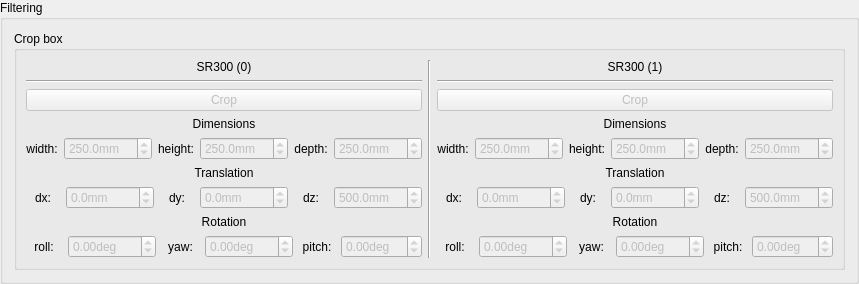
       <widget class="QGroupBox" name="FilteringGroupBox">
        <property name="title">
         <string>Filtering</string>
        </property>
        <layout class="QVBoxLayout" name="verticalLayout_5">
         <item>
          <layout class="QVBoxLayout" name="verticalLayout_4">
           <item>
            <widget class="QGroupBox" name="groupBox">
             <property name="title">
              <string>Crop box</string>
             </property>
             <layout class="QHBoxLayout" name="horizontalLayout_11">
              <item>
               <layout class="QVBoxLayout" name="verticalLayout_6">
                <item>
                 <widget class="QLabel" name="label_35">
                  <property name="text">
                   <string>SR300 (0)</string>
                  </property>
                  <property name="alignment">
                   <set>Qt::AlignCenter</set>
                  </property>
                 </widget>
                </item>
                <item>
                 <widget class="Line" name="line_2">
                  <property name="orientation">
                   <enum>Qt::Horizontal</enum>
                  </property>
                 </widget>
                </item>
                <item>
                 <widget class="QPushButton" name="sensor_0_crop_button">
                  <property name="enabled">
                   <bool>false</bool>
                  </property>
                  <property name="text">
                   <string>Crop</string>
                  </property>
                  <property name="checkable">
                   <bool>true</bool>
                  </property>
                  <property name="checked">
                   <bool>false</bool>
                  </property>
                 </widget>
                </item>
                <item>
                 <widget class="QLabel" name="label_15">
                  <property name="text">
                   <string>Dimensions</string>
                  </property>
                  <property name="alignment">
                   <set>Qt::AlignCenter</set>
                  </property>
                 </widget>
                </item>
                <item>
                 <layout class="QHBoxLayout" name="horizontalLayout_2">
                  <item>
                   <widget class="QLabel" name="label_16">
                    <property name="text">
                     <string>width:</string>
                    </property>
                    <property name="alignment">
                     <set>Qt::AlignCenter</set>
                    </property>
                   </widget>
                  </item>
                  <item>
                   <widget class="QDoubleSpinBox" name="sensor_0_crop_width">
                    <property name="enabled">
                     <bool>false</bool>
                    </property>
                    <property name="suffix">
                     <string>mm</string>
                    </property>
                    <property name="decimals">
                     <number>1</number>
                    </property>
                    <property name="minimum">
                     <double>-9999.000000000000000</double>
                    </property>
                    <property name="maximum">
                     <double>9999.000000000000000</double>
                    </property>
                    <property name="singleStep">
                     <double>10.000000000000000</double>
                    </property>
                    <property name="value">
                     <double>250.000000000000000</double>
                    </property>
                   </widget>
                  </item>
                  <item>
                   <widget class="QLabel" name="label_17">
                    <property name="text">
                     <string>height:</string>
                    </property>
                    <property name="alignment">
                     <set>Qt::AlignCenter</set>
                    </property>
                   </widget>
                  </item>
                  <item>
                   <widget class="QDoubleSpinBox" name="sensor_0_crop_height">
                    <property name="enabled">
                     <bool>false</bool>
                    </property>
                    <property name="suffix">
                     <string>mm</string>
                    </property>
                    <property name="decimals">
                     <number>1</number>
                    </property>
                    <property name="minimum">
                     <double>-9999.000000000000000</double>
                    </property>
                    <property name="maximum">
                     <double>9999.000000000000000</double>
                    </property>
                    <property name="singleStep">
                     <double>10.000000000000000</double>
                    </property>
                    <property name="value">
                     <double>250.000000000000000</double>
                    </property>
                   </widget>
                  </item>
                  <item>
                   <widget class="QLabel" name="label_18">
                    <property name="text">
                     <string>depth:</string>
                    </property>
                    <property name="alignment">
                     <set>Qt::AlignCenter</set>
                    </property>
                   </widget>
                  </item>
                  <item>
                   <widget class="QDoubleSpinBox" name="sensor_0_crop_depth">
                    <property name="enabled">
                     <bool>false</bool>
                    </property>
                    <property name="suffix">
                     <string>mm</string>
                    </property>
                    <property name="decimals">
                     <number>1</number>
                    </property>
                    <property name="minimum">
                     <double>-9999.000000000000000</double>
                    </property>
                    <property name="maximum">
                     <double>9999.000000000000000</double>
                    </property>
                    <property name="singleStep">
                     <double>10.000000000000000</double>
                    </property>
                    <property name="value">
                     <double>250.000000000000000</double>
                    </property>
                   </widget>
                  </item>
                 </layout>
                </item>
                <item>
                 <widget class="QLabel" name="label_20">
                  <property name="text">
                   <string>Translation</string>
                  </property>
                  <property name="alignment">
                   <set>Qt::AlignCenter</set>
                  </property>
                 </widget>
                </item>
                <item>
                 <layout class="QHBoxLayout" name="horizontalLayout_4">
                  <item>
                   <widget class="QLabel" name="label_21">
                    <property name="text">
                     <string>dx:</string>
                    </property>
                    <property name="alignment">
                     <set>Qt::AlignCenter</set>
                    </property>
                   </widget>
                  </item>
                  <item>
                   <widget class="QDoubleSpinBox" name="sensor_0_crop_translation_x">
                    <property name="enabled">
                     <bool>false</bool>
                    </property>
                    <property name="suffix">
                     <string>mm</string>
                    </property>
                    <property name="decimals">
                     <number>1</number>
                    </property>
                    <property name="minimum">
                     <double>-9999.000000000000000</double>
                    </property>
                    <property name="maximum">
                     <double>9999.000000000000000</double>
                    </property>
                    <property name="singleStep">
                     <double>10.000000000000000</double>
                    </property>
                   </widget>
                  </item>
                  <item>
                   <widget class="QLabel" name="label_22">
                    <property name="text">
                     <string>dy:</string>
                    </property>
                    <property name="alignment">
                     <set>Qt::AlignCenter</set>
                    </property>
                   </widget>
                  </item>
                  <item>
                   <widget class="QDoubleSpinBox" name="sensor_0_crop_translation_y">
                    <property name="enabled">
                     <bool>false</bool>
                    </property>
                    <property name="suffix">
                     <string>mm</string>
                    </property>
                    <property name="decimals">
                     <number>1</number>
                    </property>
                    <property name="minimum">
                     <double>-9999.000000000000000</double>
                    </property>
                    <property name="maximum">
                     <double>9999.000000000000000</double>
                    </property>
                    <property name="singleStep">
                     <double>10.000000000000000</double>
                    </property>
                   </widget>
                  </item>
                  <item>
                   <widget class="QLabel" name="label_23">
                    <property name="text">
                     <string>dz:</string>
                    </property>
                    <property name="alignment">
                     <set>Qt::AlignCenter</set>
                    </property>
                   </widget>
                  </item>
                  <item>
                   <widget class="QDoubleSpinBox" name="sensor_0_crop_translation_z">
                    <property name="enabled">
                     <bool>false</bool>
                    </property>
                    <property name="suffix">
                     <string>mm</string>
                    </property>
                    <property name="decimals">
                     <number>1</number>
                    </property>
                    <property name="minimum">
                     <double>-9999.000000000000000</double>
                    </property>
                    <property name="maximum">
                     <double>9999.000000000000000</double>
                    </property>
                    <property name="singleStep">
                     <double>10.000000000000000</double>
                    </property>
                    <property name="value">
                     <double>500.000000000000000</double>
                    </property>
                   </widget>
                  </item>
                 </layout>
                </item>
                <item>
                 <widget class="QLabel" name="label_24">
                  <property name="text">
                   <string>Rotation</string>
                  </property>
                  <property name="alignment">
                   <set>Qt::AlignCenter</set>
                  </property>
                 </widget>
                </item>
                <item>
                 <layout class="QHBoxLayout" name="horizontalLayout_5">
                  <item>
                   <widget class="QLabel" name="label_25">
                    <property name="text">
                     <string>roll:</string>
                    </property>
                    <property name="alignment">
                     <set>Qt::AlignCenter</set>
                    </property>
                   </widget>
                  </item>
                  <item>
                   <widget class="QDoubleSpinBox" name="sensor_0_crop_roll">
                    <property name="enabled">
                     <bool>false</bool>
                    </property>
                    <property name="suffix">
                     <string>deg</string>
                    </property>
                    <property name="decimals">
                     <number>2</number>
                    </property>
                    <property name="minimum">
                     <double>-180.000000000000000</double>
                    </property>
                    <property name="maximum">
                     <double>180.000000000000000</double>
                    </property>
                    <property name="singleStep">
                     <double>5.000000000000000</double>
                    </property>
                   </widget>
                  </item>
                  <item>
                   <widget class="QLabel" name="label_26">
                    <property name="text">
                     <string>yaw:</string>
                    </property>
                    <property name="alignment">
                     <set>Qt::AlignCenter</set>
                    </property>
                   </widget>
                  </item>
                  <item>
                   <widget class="QDoubleSpinBox" name="sensor_0_crop_yaw">
                    <property name="enabled">
                     <bool>false</bool>
                    </property>
                    <property name="suffix">
                     <string>deg</string>
                    </property>
                    <property name="decimals">
                     <number>2</number>
                    </property>
                    <property name="minimum">
                     <double>-180.000000000000000</double>
                    </property>
                    <property name="maximum">
                     <double>180.000000000000000</double>
                    </property>
                    <property name="singleStep">
                     <double>5.000000000000000</double>
                    </property>
                   </widget>
                  </item>
                  <item>
                   <widget class="QLabel" name="label_27">
                    <property name="text">
                     <string>pitch:</string>
                    </property>
                    <property name="alignment">
                     <set>Qt::AlignCenter</set>
                    </property>
                   </widget>
                  </item>
                  <item>
                   <widget class="QDoubleSpinBox" name="sensor_0_crop_pitch">
                    <property name="enabled">
                     <bool>false</bool>
                    </property>
                    <property name="suffix">
                     <string>deg</string>
                    </property>
                    <property name="decimals">
                     <number>2</number>
                    </property>
                    <property name="minimum">
                     <double>-90.000000000000000</double>
                    </property>
                    <property name="maximum">
                     <double>90.000000000000000</double>
                    </property>
                    <property name="singleStep">
                     <double>5.000000000000000</double>
                    </property>
                   </widget>
                  </item>
                 </layout>
                </item>
               </layout>
              </item>
              <item>
               <widget class="Line" name="line_11">
                <property name="orientation">
                 <enum>Qt::Vertical</enum>
                </property>
               </widget>
              </item>
              <item>
               <layout class="QVBoxLayout" name="verticalLayout_7">
                <item>
                 <widget class="QLabel" name="label_36">
                  <property name="text">
                   <string>SR300 (1)</string>
                  </property>
                  <property name="alignment">
                   <set>Qt::AlignCenter</set>
                  </property>
                 </widget>
                </item>
                <item>
                 <widget class="Line" name="line_3">
                  <property name="orientation">
                   <enum>Qt::Horizontal</enum>
                  </property>
                 </widget>
                </item>
                <item>
                 <widget class="QPushButton" name="sensor_1_crop_button">
                  <property name="enabled">
                   <bool>false</bool>
                  </property>
                  <property name="text">
                   <string>Crop</string>
                  </property>
                  <property name="checkable">
                   <bool>true</bool>
                  </property>
                  <property name="checked">
                   <bool>false</bool>
                  </property>
                 </widget>
                </item>
                <item>
                 <widget class="QLabel" name="label_37">
                  <property name="text">
                   <string>Dimensions</string>
                  </property>
                  <property name="alignment">
                   <set>Qt::AlignCenter</set>
                  </property>
                 </widget>
                </item>
                <item>
                 <layout class="QHBoxLayout" name="horizontalLayout_12">
                  <item>
                   <widget class="QLabel" name="label_38">
                    <property name="text">
                     <string>width:</string>
                    </property>
                    <property name="alignment">
                     <set>Qt::AlignCenter</set>
                    </property>
                   </widget>
                  </item>
                  <item>
                   <widget class="QDoubleSpinBox" name="sensor_1_crop_width">
                    <property name="enabled">
                     <bool>false</bool>
                    </property>
                    <property name="suffix">
                     <string>mm</string>
                    </property>
                    <property name="decimals">
                     <number>1</number>
                    </property>
                    <property name="minimum">
                     <double>-9999.000000000000000</double>
                    </property>
                    <property name="maximum">
                     <double>9999.000000000000000</double>
                    </property>
                    <property name="value">
                     <double>250.000000000000000</double>
                    </property>
                   </widget>
                  </item>
                  <item>
                   <widget class="QLabel" name="label_39">
                    <property name="text">
                     <string>height:</string>
                    </property>
                    <property name="alignment">
                     <set>Qt::AlignCenter</set>
                    </property>
                   </widget>
                  </item>
                  <item>
                   <widget class="QDoubleSpinBox" name="sensor_1_crop_height">
                    <property name="enabled">
                     <bool>false</bool>
                    </property>
                    <property name="suffix">
                     <string>mm</string>
                    </property>
                    <property name="decimals">
                     <number>1</number>
                    </property>
                    <property name="minimum">
                     <double>-9999.000000000000000</double>
                    </property>
                    <property name="maximum">
                     <double>9999.000000000000000</double>
                    </property>
                    <property name="value">
                     <double>250.000000000000000</double>
                    </property>
                   </widget>
                  </item>
                  <item>
                   <widget class="QLabel" name="label_40">
                    <property name="text">
                     <string>depth:</string>
                    </property>
                    <property name="alignment">
                     <set>Qt::AlignCenter</set>
                    </property>
                   </widget>
                  </item>
                  <item>
                   <widget class="QDoubleSpinBox" name="sensor_1_crop_depth">
                    <property name="enabled">
                     <bool>false</bool>
                    </property>
                    <property name="suffix">
                     <string>mm</string>
                    </property>
                    <property name="decimals">
                     <number>1</number>
                    </property>
                    <property name="minimum">
                     <double>-9999.000000000000000</double>
                    </property>
                    <property name="maximum">
                     <double>9999.000000000000000</double>
                    </property>
                    <property name="value">
                     <double>250.000000000000000</double>
                    </property>
                   </widget>
                  </item>
                 </layout>
                </item>
                <item>
                 <widget class="QLabel" name="label_47">
                  <property name="text">
                   <string>Translation</string>
                  </property>
                  <property name="alignment">
                   <set>Qt::AlignCenter</set>
                  </property>
                 </widget>
                </item>
                <item>
                 <layout class="QHBoxLayout" name="horizontalLayout_14">
                  <item>
                   <widget class="QLabel" name="label_48">
                    <property name="text">
                     <string>dx:</string>
                    </property>
                    <property name="alignment">
                     <set>Qt::AlignCenter</set>
                    </property>
                   </widget>
                  </item>
                  <item>
                   <widget class="QDoubleSpinBox" name="sensor_1_crop_translation_x">
                    <property name="enabled">
                     <bool>false</bool>
                    </property>
                    <property name="suffix">
                     <string>mm</string>
                    </property>
                    <property name="decimals">
                     <number>1</number>
                    </property>
                    <property name="minimum">
                     <double>-9999.000000000000000</double>
                    </property>
                    <property name="maximum">
                     <double>9999.000000000000000</double>
                    </property>
                   </widget>
                  </item>
                  <item>
                   <widget class="QLabel" name="label_49">
                    <property name="text">
                     <string>dy:</string>
                    </property>
                    <property name="alignment">
                     <set>Qt::AlignCenter</set>
                    </property>
                   </widget>
                  </item>
                  <item>
                   <widget class="QDoubleSpinBox" name="sensor_1_crop_translation_y">
                    <property name="enabled">
                     <bool>false</bool>
                    </property>
                    <property name="suffix">
                     <string>mm</string>
                    </property>
                    <property name="decimals">
                     <number>1</number>
                    </property>
                    <property name="minimum">
                     <double>-9999.000000000000000</double>
                    </property>
                    <property name="maximum">
                     <double>9999.000000000000000</double>
                    </property>
                   </widget>
                  </item>
                  <item>
                   <widget class="QLabel" name="label_50">
                    <property name="text">
                     <string>dz:</string>
                    </property>
                    <property name="alignment">
                     <set>Qt::AlignCenter</set>
                    </property>
                   </widget>
                  </item>
                  <item>
                   <widget class="QDoubleSpinBox" name="sensor_1_crop_translation_z">
                    <property name="enabled">
                     <bool>false</bool>
                    </property>
                    <property name="suffix">
                     <string>mm</string>
                    </property>
                    <property name="decimals">
                     <number>1</number>
                    </property>
                    <property name="minimum">
                     <double>-9999.000000000000000</double>
                    </property>
                    <property name="maximum">
                     <double>9999.000000000000000</double>
                    </property>
                    <property name="value">
                     <double>500.000000000000000</double>
                    </property>
                   </widget>
                  </item>
                 </layout>
                </item>
                <item>
                 <widget class="QLabel" name="label_51">
                  <property name="text">
                   <string>Rotation</string>
                  </property>
                  <property name="alignment">
                   <set>Qt::AlignCenter</set>
                  </property>
                 </widget>
                </item>
                <item>
                 <layout class="QHBoxLayout" name="horizontalLayout_15">
                  <item>
                   <widget class="QLabel" name="label_52">
                    <property name="text">
                     <string>roll:</string>
                    </property>
                    <property name="alignment">
                     <set>Qt::AlignCenter</set>
                    </property>
                   </widget>
                  </item>
                  <item>
                   <widget class="QDoubleSpinBox" name="sensor_1_crop_roll">
                    <property name="enabled">
                     <bool>false</bool>
                    </property>
                    <property name="suffix">
                     <string>deg</string>
                    </property>
                    <property name="minimum">
                     <double>-999.000000000000000</double>
                    </property>
                    <property name="maximum">
                     <double>999.000000000000000</double>
                    </property>
                   </widget>
                  </item>
                  <item>
                   <widget class="QLabel" name="label_53">
                    <property name="text">
                     <string>yaw:</string>
                    </property>
                    <property name="alignment">
                     <set>Qt::AlignCenter</set>
                    </property>
                   </widget>
                  </item>
                  <item>
                   <widget class="QDoubleSpinBox" name="sensor_1_crop_yaw">
                    <property name="enabled">
                     <bool>false</bool>
                    </property>
                    <property name="suffix">
                     <string>deg</string>
                    </property>
                    <property name="minimum">
                     <double>-999.000000000000000</double>
                    </property>
                    <property name="maximum">
                     <double>999.000000000000000</double>
                    </property>
                   </widget>
                  </item>
                  <item>
                   <widget class="QLabel" name="label_54">
                    <property name="text">
                     <string>pitch:</string>
                    </property>
                    <property name="alignment">
                     <set>Qt::AlignCenter</set>
                    </property>
                   </widget>
                  </item>
                  <item>
                   <widget class="QDoubleSpinBox" name="sensor_1_crop_pitch">
                    <property name="enabled">
                     <bool>false</bool>
                    </property>
                    <property name="suffix">
                     <string>deg</string>
                    </property>
                    <property name="minimum">
                     <double>-90.000000000000000</double>
                    </property>
                    <property name="maximum">
                     <double>90.000000000000000</double>
                    </property>
                    <property name="singleStep">
                     <double>5.000000000000000</double>
                    </property>
                   </widget>
                  </item>
                 </layout>
                </item>
               </layout>
              </item>
             </layout>
            </widget>
           </item>
          </layout>
         </item>
        </layout>
       </widget>
